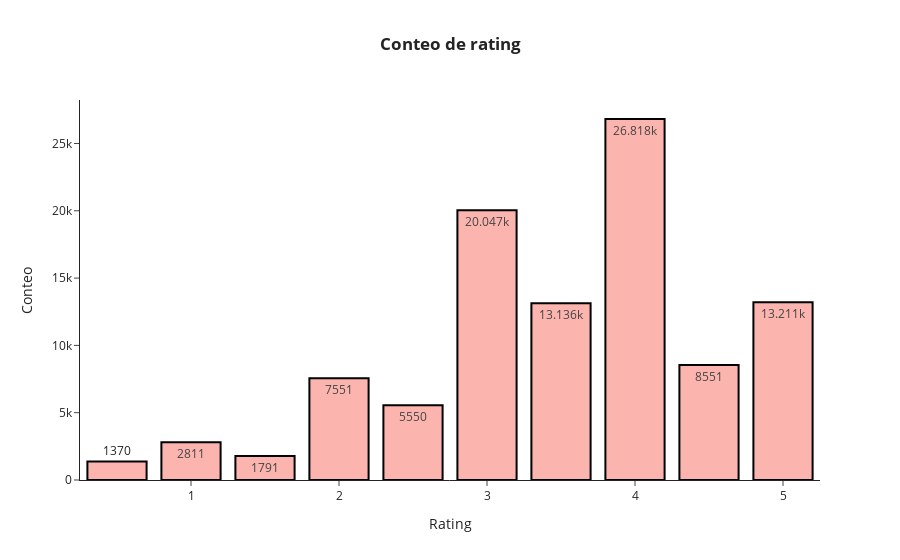

Notebook cell for this chart:
### Code cell
# crear gráfica
fig = px.bar(cr, x = cr.rating, y=cr.conteo, 
             title= '<b>Conteo de rating<b>', text_auto=True,
             color_discrete_sequence=px.colors.qualitative.Pastel1)

# agregar detalles a la gráfica
fig.update_layout(
    xaxis_title = 'Rating',
    yaxis_title = 'Conteo',
    template = 'simple_white',
    title_x = 0.5)

fig.update_traces(marker_line_color='#000000',
                  marker_line_width=2)

fig.show()

### Figure 1 — Plotly figure (JSON) as saved in the notebook; plotly's stock layout.template omitted (floating-point values rounded to 4 significant figures)
{"data": [{"alignmentgroup": "True", "hovertemplate": "rating=%{x}<br>conteo=%{y}<extra></extra>", "legendgroup": "", "marker": {"color": "rgb(251,180,174)", "line": {"color": "#000000", "width": 2}, "pattern": {"shape": ""}}, "name": "", "offsetgroup": "", "orientation": "v", "showlegend": false, "textposition": "auto", "texttemplate": "%{y}", "type": "bar", "x": [4, 3, 5, 3.5, 4.5, 2, 2.5, 1, 1.5, 0.5], "xaxis": "x", "y": [26818, 20047, 13211, 13136, 8551, 7551, 5550, 2811, 1791, 1370], "yaxis": "y"}], "layout": {"barmode": "relative", "legend": {"tracegroupgap": 0}, "title": {"text": "<b>Conteo de rating<b>", "x": 0.5}, "xaxis": {"anchor": "y", "domain": [0, 1], "title": {"text": "Rating"}}, "yaxis": {"anchor": "x", "domain": [0, 1], "title": {"text": "Conteo"}}}}
